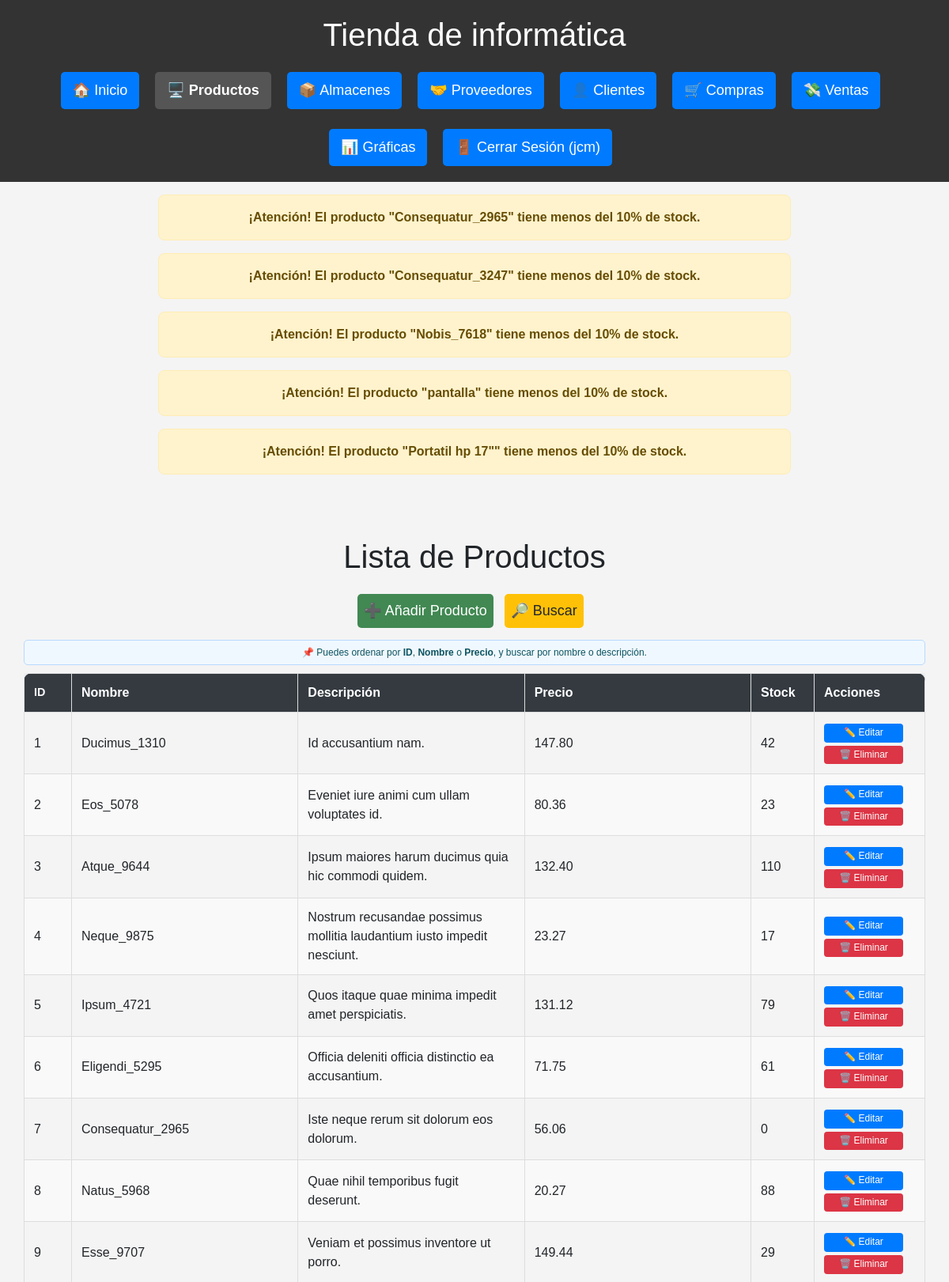
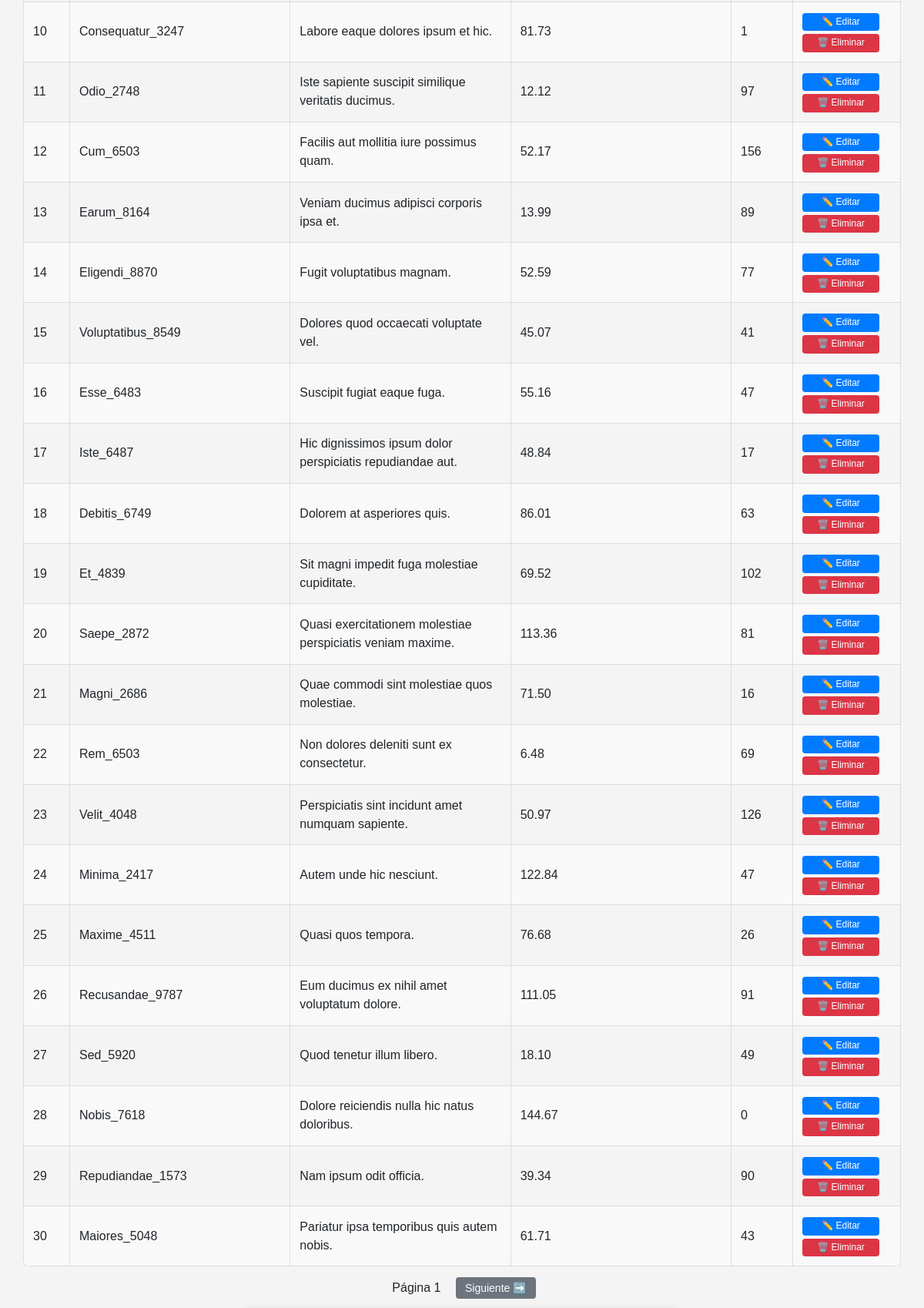
Page /productos (signed in, upper part) on the committed database (2 pictures, top to bottom).
### db.py (models this page shows)
class Producto(Base):
    __tablename__ = "Producto"
    id = Column(Integer, primary_key=True)
    nombre = Column(String(150), unique=True, nullable=False)
    descripcion = Column(Text)
    categoria_id = Column(Integer, ForeignKey('Categoria.id'), nullable=True)
    precio = Column(Numeric(10, 2), nullable=False)
    stock = Column(Integer, default=0)
    cantidad_total = Column(Integer, default=30)
    fecha_creacion = Column(DateTime, default=func.now())
    categoria = relationship('Categoria', backref=backref('productos', lazy=True))
    ventas = relationship("DetalleVenta", back_populates="producto")

### routes/productos.py (the view)
@productos_bp.route('/productos')
@login_required
def ver_productos():
    verificar_stock_bajo()
    orden = request.args.get("orden", "id")
    direccion = request.args.get("direccion", "asc")
    nombre = request.args.get("nombre", "")
    pagina = int(request.args.get("pagina", 1))
    por_pagina = 30
    query = sesion.query(Producto)
    if nombre:
        query = query.filter(
            (Producto.nombre.ilike(f"%{nombre}%")) |
            (Producto.descripcion.ilike(f"%{nombre}%"))
        )
    def aplicar_direccion(campo):
        return campo.desc() if direccion == "desc" else campo.asc()
    if orden == "nombre":
        query = query.order_by(aplicar_direccion(Producto.nombre))
    elif orden == "precio":
        query = query.order_by(aplicar_direccion(Producto.precio))
    else:
        query = query.order_by(aplicar_direccion(Producto.id))
    total_productos = query.count()
    productos = query.offset((pagina - 1) * por_pagina).limit(por_pagina).all()
    hay_anterior = pagina > 1
    hay_siguiente = (pagina * por_pagina) < total_productos
    return render_template(
        "producto/productos.html",
        productos=productos,
        orden=orden,
        direccion=direccion,
        nombre=nombre,
        pagina=pagina,
        hay_anterior=hay_anterior,
        hay_siguiente=hay_siguiente
    )

### db.py (called while the page is built)
def login_required(f):
    @wraps(f)
    def decorated_function(*args, **kwargs):
        if 'usuario' not in session:
            flash('Por favor, inicie sesión para acceder a esta página.', 'error')
            return redirect(url_for('login'))
        return f(*args, **kwargs)
    return decorated_function

### routes/productos.py (called while the page is built)
def verificar_stock_bajo():
    productos = sesion.query(Producto).all()
    for producto in productos:
        if producto.cantidad_total > 0:
            porcentaje = (producto.stock / producto.cantidad_total) * 100
            if porcentaje < 10:
                flash(f'¡Atención! El producto "{producto.nombre}" tiene menos del 10% de stock.', 'warning')

### templates/producto/productos.html (shortened to what this page needs)
{% extends 'base.html' %}
{% block content %}
<div class="container mt-4">
    <h1>Lista de Productos</h1>
    <div class="botones-superiores">
        <a href="{{ url_for('productos.nuevo_producto') }}" class="btn btn-add">➕ Añadir Producto</a>
        <a href="#form-busqueda-producto" class="btn btn-add btn-search">🔎 Buscar</a>
    </div>
    <div class="alerta-orden">
      📌 Puedes ordenar por <strong>ID</strong>, <strong>Nombre</strong> o <strong>Precio</strong>, y buscar por nombre o descripción.
    </div>
    <div class ="tabla-responive">
        <table class="tabla-estilizada">
            <thead>
            {% set nueva_direccion = 'desc' if direccion == 'asc' else 'asc' %}
                <tr>
                    <th class="col-id"><a href="{{ url_for('productos.ver_productos', orden='id', direccion=nueva_direccion) }}">ID
                    </a></th>
                    <th><a href="{{ url_for('productos.ver_productos', orden='nombre', direccion=nueva_direccion) }}">Nombre
                    </a></th>
                    <th>Descripción</th>
                    <th><a href="{{ url_for('productos.ver_productos', orden='precio', direccion=nueva_direccion) }}">Precio
                    </a></th>
                    <th class="col-stock">Stock</th>
                    <th class="col-acciones">Acciones</th>
                </tr>
            </thead>
        <tbody>
        {% for producto in productos %}
            <tr>
                <td>{{ producto.id }}</td>
                <td>{{ producto.nombre }}</td>
                <td>{{ producto.descripcion }}</td>
                <td>{{ producto.precio }}</td>
                <td>{{ producto.stock }}</td>
                <td>
                    <a href="{{ url_for('productos.editar_producto', id=producto.id) }}" class="btn-edit">✏️ Editar</a>
                    <form method="POST" action="{{ url_for('productos.eliminar_producto', id=producto.id) }}" class="form-delete">
                        <button type="submit" class="btn-delete" onclick="return confirm('¿Eliminar este producto?');">🗑️<span class="texto-btn"> Eliminar</button>
                    </form>
                </td>
            </tr>
        {% endfor %}
        </tbody>
    </table>
    </div>
    <div class="paginacion mt-3">
      <span style="margin: 0 10px;">Página {{ pagina }}</span>
      {% if hay_siguiente %}
        <a href="{{ url_for('productos.ver_productos', pagina=pagina+1, orden=orden, direccion=direccion) }}" class="btn-pagina">Siguiente ➡️</a>
      {% endif %}
    </div>
</div>
{% endblock %}

### static/estilos.css (style rules this page uses)
html, body { height: 100%; margin: 0; padding: 0; font-family: Arial, sans-serif; background-color: #f4f4f4; text-align: center; }
body { overflow-x: hidden; }
.container, main { width: 100%; padding: 0; margin: 0 auto; }
.alerta-orden { background-color: #f0f8ff; color: #0c5460; border: 1px solid #b8daff; padding: 6px 10px; border-radius: 5px; margin-bottom: 10px; font-size: 0.75rem; text-align: center; }
form { width: 50%; margin: 20px auto; background: white; padding: 20px 30px; border-radius: 10px; box-shadow: 0 0 10px rgba(0,0,0,0.1); text-align: left; }
button, .btn { background: #007BFF; color: white; padding: 8px; border: none; margin-top: 15px; cursor: pointer; font-size: 18px; border-radius: 5px; transition: 0.3s; text-decoration: none; display: inline-block; margin-right: 10px; }
.btn-add { background: #418852; margin-bottom: 15px; }
.btn-pagina { background-color: #6c757d; color: white; font-size: 14px; padding: 6px 12px; border-radius: 4px; text-decoration: none; margin: 0 5px; }
.btn-edit { display: inline-block; max-width: 100px; background-color: #007BFF; color: white; padding: 4px 8px; font-size: 0.75rem; border: none; border-radius: 4px; cursor: pointer; transition: all 0.2s; text-decoration: none; white-space: nowrap; line-height: 1.3; margin: 0; box-shadow: none; width: 100% ; text-align: center; box-sizing: border-box; }
.form-delete button { background-color: #dc3545; color: white; padding: 4px 10px; font-size: 0.75rem; border: none; border-radius: 4px; cursor: pointer; transition: background-color 0.3s; }
.form-delete { display: block; margin: 0; padding: 0; border: none; background: transparent; box-shadow: none; width: 100%; }
.btn-delete { background-color: #dc3545; color: white; padding: 4px 8px; font-size: 0.75rem; border: none; border-radius: 4px; cursor: pointer; transition: all 0.2s; white-space: nowrap; line-height: 1.3; margin: 0; box-shadow: none; width: 100%; text-align: center; box-sizing: border-box; margin-top: 4px; max-width: 100px; }
.btn-search { background-color: #ffc107; color: #212529; }
.form-delete, .form-delete button, .form-delete button:focus, .form-delete button:active { outline: none; box-shadow: none; border: none; }
.tabla-estilizada { width: 100%; border-collapse: collapse; border-radius: 10px; overflow: hidden; box-shadow: 0 0 10px rgba(0,0,0,0.1); table-layout: fixed; }
.tabla-estilizada thead { background-color: #343a40; color: white; font-weight: bold; }
.tabla-estilizada th, .tabla-estilizada td { padding: 12px; border: 1px solid #ddd; text-align: left; max-width: 200px; word-wrap: break-word; white-space: normal; }
.tabla-estilizada tr:nth-child(even) { background-color: #f9f9f9; }
.tabla-estilizada thead th a { color: white; text-decoration: none; font-weight: bold; }
.tabla-responive { width: 100%; overflow-x: auto; -webkit-overflow-scrolling: touch; box-sizing: border-box; padding: 0 10x; }
.col-fecha, .col-id { max-width: 100px; font-size: 0.9em; white-space: nowrap; }
.col-id { max-width: 60px; width: 60px; white-space: nowrap; overflow: hidden; text-overflow: ellipsis; text-align: center; }
.col-stock { max-width: 80px; width: 80px; text-align: center; white-space: nowrap; }
.col-acciones { max-width: 140px; width: 140px; text-align: center; }

### rows in the picture
Producto: id "1", nombre "Ducimus_1310", descripcion "Id accusantium nam.", precio "147.80", stock "42"
Producto: id "2", nombre "Eos_5078", descripcion "Eveniet iure animi cum ullam voluptates id.", precio "80.36", stock "23"
Producto: id "3", nombre "Atque_9644", descripcion "Ipsum maiores harum ducimus quia hic commodi quidem.", precio "132.40", stock "110"
Producto: id "4", nombre "Neque_9875", descripcion "Nostrum recusandae possimus mollitia laudantium iusto impedit nesciunt.", precio "23.27", stock "17"
Producto: id "5", nombre "Ipsum_4721", descripcion "Quos itaque quae minima impedit amet perspiciatis.", precio "131.12", stock "79"
Producto: id "6", nombre "Eligendi_5295", descripcion "Officia deleniti officia distinctio ea accusantium.", precio "71.75", stock "61"
Producto: id "7", nombre "Consequatur_2965", descripcion "Iste neque rerum sit dolorum eos dolorum.", precio "56.06", stock "0"
Producto: id "8", nombre "Natus_5968", descripcion "Quae nihil temporibus fugit deserunt.", precio "20.27", stock "88"
Producto: id "9", nombre "Esse_9707", descripcion "Veniam et possimus inventore ut porro.", precio "149.44", stock "29"
Producto: id "10", nombre "Consequatur_3247", descripcion "Labore eaque dolores ipsum et hic.", precio "81.73", stock "1"
Producto: id "11", nombre "Odio_2748", descripcion "Iste sapiente suscipit similique veritatis ducimus.", precio "12.12", stock "97"
Producto: id "12", nombre "Cum_6503", descripcion "Facilis aut mollitia iure possimus quam.", precio "52.17", stock "156"
Producto: id "13", nombre "Earum_8164", descripcion "Veniam ducimus adipisci corporis ipsa et.", precio "13.99", stock "89"
Producto: id "14", nombre "Eligendi_8870", descripcion "Fugit voluptatibus magnam.", precio "52.59", stock "77"
Producto: id "15", nombre "Voluptatibus_8549", descripcion "Dolores quod occaecati voluptate vel.", precio "45.07", stock "41"
Producto: id "16", nombre "Esse_6483", descripcion "Suscipit fugiat eaque fuga.", precio "55.16", stock "47"
Producto: id "17", nombre "Iste_6487", descripcion "Hic dignissimos ipsum dolor perspiciatis repudiandae aut.", precio "48.84", stock "17"
Producto: id "18", nombre "Debitis_6749", descripcion "Dolorem at asperiores quis.", precio "86.01", stock "63"
Producto: id "19", nombre "Et_4839", descripcion "Sit magni impedit fuga molestiae cupiditate.", precio "69.52", stock "102"
Producto: id "20", nombre "Saepe_2872", descripcion "Quasi exercitationem molestiae perspiciatis veniam maxime.", precio "113.36", stock "81"
Producto: id "21", nombre "Magni_2686", descripcion "Quae commodi sint molestiae quos molestiae.", precio "71.50", stock "16"
Producto: id "22", nombre "Rem_6503", descripcion "Non dolores deleniti sunt ex consectetur.", precio "6.48", stock "69"
Producto: id "23", nombre "Velit_4048", descripcion "Perspiciatis sint incidunt amet numquam sapiente.", precio "50.97", stock "126"
Producto: id "24", nombre "Minima_2417", descripcion "Autem unde hic nesciunt.", precio "122.84", stock "47"
Producto: id "25", nombre "Maxime_4511", descripcion "Quasi quos tempora.", precio "76.68", stock "26"
Producto: id "26", nombre "Recusandae_9787", descripcion "Eum ducimus ex nihil amet voluptatum dolore.", precio "111.05", stock "91"
Producto: id "27", nombre "Sed_5920", descripcion "Quod tenetur illum libero.", precio "18.10", stock "49"
Producto: id "28", nombre "Nobis_7618", descripcion "Dolore reiciendis nulla hic natus doloribus.", precio "144.67", stock "0"
Producto: id "29", nombre "Repudiandae_1573", descripcion "Nam ipsum odit officia.", precio "39.34", stock "90"
Producto: id "30", nombre "Maiores_5048", descripcion "Pariatur ipsa temporibus quis autem nobis.", precio "61.71", stock "43"

### other values in the picture
{{ session['usuario'] }} "jcm"
{{ message }} "¡Atención! El producto \"Consequatur_2965\" tiene menos del 10% de stock." "¡Atención! El producto \"Consequatur_3247\" tiene menos del 10% de stock." "¡Atención! El producto \"Nobis_7618\" tiene menos del 10% de stock." "¡Atención! El producto \"pantalla\" tiene menos del 10% de stock." "¡Atención! El producto \"Portatil hp 17\"\" tiene menos del 10% de stock."
{{ pagina }} "1"
